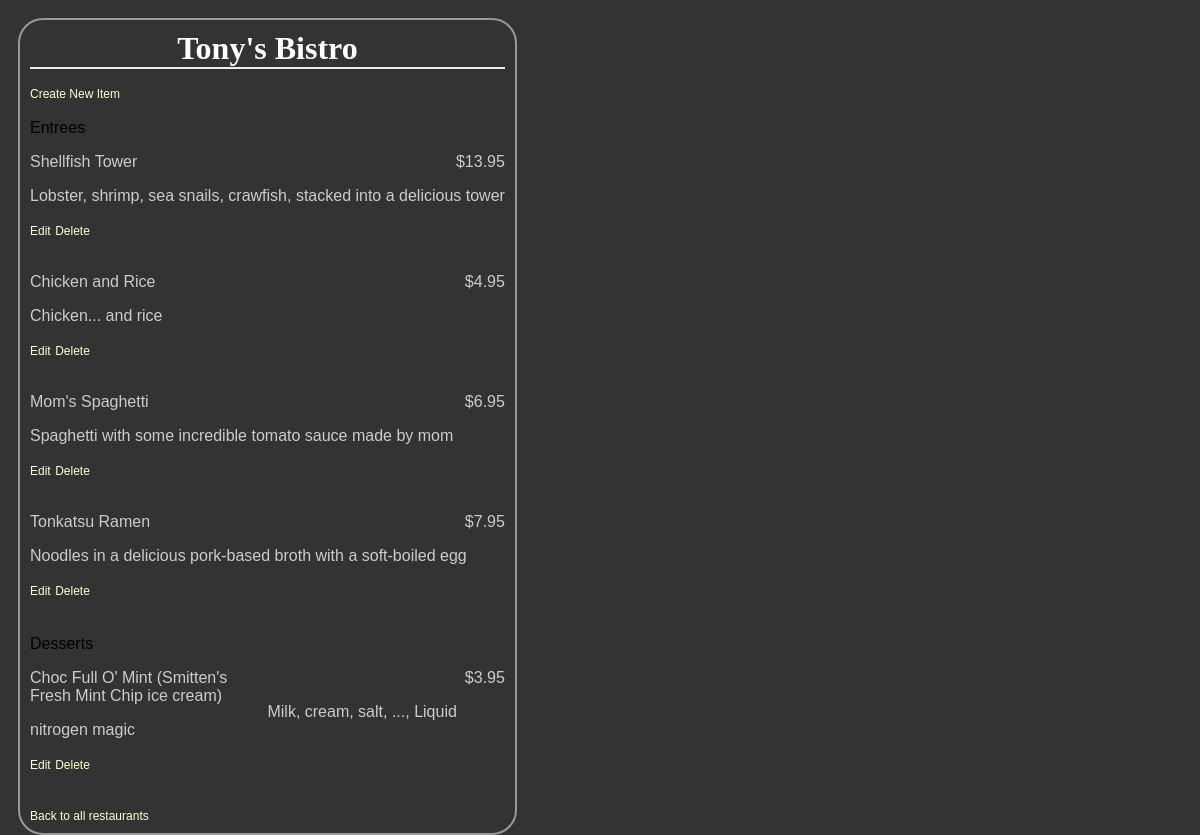
/restaurants/6/, run on the app's committed database.
### database_setup.py (models this page shows, shortened)
class Restaurant (Base):
	__tablename__ = 'restaurant' # we use the special variable name __tablename__ to let sql alchemy know the variable that we will use to refer to the table
	name = Column(String(80), nullable = False)
	id = Column(Integer, primary_key = True)

class MenuItem(Base):
	__tablename__ = 'menu_item'
	name = Column(String(80), nullable = False)
	id = Column(Integer, primary_key = True)
	course = Column(String(250))
	description = Column(String(250))
	price = Column(String(8))
	restaurant_id = Column(Integer, ForeignKey('restaurant.id')) # create foreign key relationship between menu item class and restaurant class
	restaurant = relationship(Restaurant) # creates a variable to store the relationship of the class Restaurant. Also useful to reference data in the Restaurant class (e.g. print veggieburger.restaurant.name)

### finalproject.py (the view)
@app.route('/restaurants/<int:restaurant_id>/')
def restaurantMenu(restaurant_id):
	restaurant = session.query(Restaurant).filter_by(id=restaurant_id).one()
	items = session.query(MenuItem).filter_by(restaurant_id = restaurant_id)
	num_appetizers = 0
	num_entrees = 0
	num_beverages = 0
	num_desserts = 0
	num_beverages = 0
	num_extras = 0
	for i in items:
		if i.course == 'Appetizer':
			num_appetizers += 1
		elif i.course == 'Entree':
			num_entrees += 1
		elif i.course == 'Beverage':
			num_beverages += 1
		elif i.course == 'Dessert':
			num_desserts += 1
		else:
			num_extras += 1
	return render_template('menu.html', restaurant=restaurant, items=items, num_appetizers=num_appetizers, num_entrees=num_entrees, num_beverages=num_beverages, num_desserts=num_desserts, num_extras=num_extras)

### templates/menu.html (shortened to what this page needs)
<html>
<head>
	<link rel=stylesheet type=text/css href="{{ url_for('static', filename='styles3.css') }}">
</head>
<body>
<div class = 'pane'>
	<div class = 'header'>
		<h1>{{ restaurant.name }}</h1>
	</div>
<a href='{{url_for('newMenuItem', restaurant_id = restaurant.id) }}'>Create New Item</a>
{% if num_entrees > 0 %}
	<p5></br>Entrees</br></p5>
	{% for i in items %}
		{% if i.course == 'Entree' %}
			{% include 'menuDetails.html' %}
		{% endif %}
	{% endfor %}
{% endif %}
{% if num_desserts > 0 %}
	<p5></br>Desserts</br></p5>
	{% for i in items %}
		{% if i.course == 'Dessert' %}
			{% include 'menuDetails.html' %}
		{% endif %}
	{% endfor %}
{% endif %}
<a href = '{{ url_for('showRestaurants') }}'> Back to all restaurants </a>
</div>
</body>
</html>

### templates/menuDetails.html (shortened to what this page needs)
<div class = 'nameAndPrice'>
	<span class = 'name'><p>{{i.name}}</p></span>
	<span class = 'price'>
	<p> {{i.price}} </p>
	</span>
</div>
<div class = 'description'>
	<p>{{i.description}}</p>
</div>
<div class = 'editdeletepane'>
	<a href="{{url_for('editMenuItem', restaurant_id = restaurant.id, menu_id = i.id) }}">Edit</a>
	<a href = '{{url_for('deleteMenuItem', restaurant_id = restaurant.id, menu_id = i.id ) }}'>Delete</a>
</div>

### static/styles3.css (style rules this page uses)
body { font-family: sans-serif; background-color: #333333 }
h1, h2, h3, h4 { color: #ffffff; }
h1, h2 { font-family: 'georgia', serif; margin: 0; }
h1 { border-bottom: 2px solid #eee; }
p, dd, dt { color: #cccccc; }
a { text-decoration: none; color: #ffffcc; font-size: .75em; }
.pane { position: absolute; border: 2px solid; border-radius: 25px; padding: 10px; margin: 10px; border-color: #999999; background-color: #333333 }
.header { left: 50%; text-align: center; }
.name { width: 50%; display: inline-block; float: left; }
.price { text-align: right; width: 50%; float: right; }

### data on the page
Restaurant: name "Tony's Bistro"
MenuItem: name "Shellfish Tower", price "$13.95", description "Lobster, shrimp, sea snails, crawfish, stacked into a delicious tower"
MenuItem: name "Chicken and Rice", price "$4.95", description "Chicken... and rice"
MenuItem: name "Mom's Spaghetti", price "$6.95", description "Spaghetti with some incredible tomato sauce made by mom"
MenuItem: name "Tonkatsu Ramen", price "$7.95", description "Noodles in a delicious pork-based broth with a soft-boiled egg"
MenuItem: name "Choc Full O' Mint (Smitten's Fresh Mint Chip ice cream)", price "$3.95", description "Milk, cream, salt, ..., Liquid nitrogen magic"
